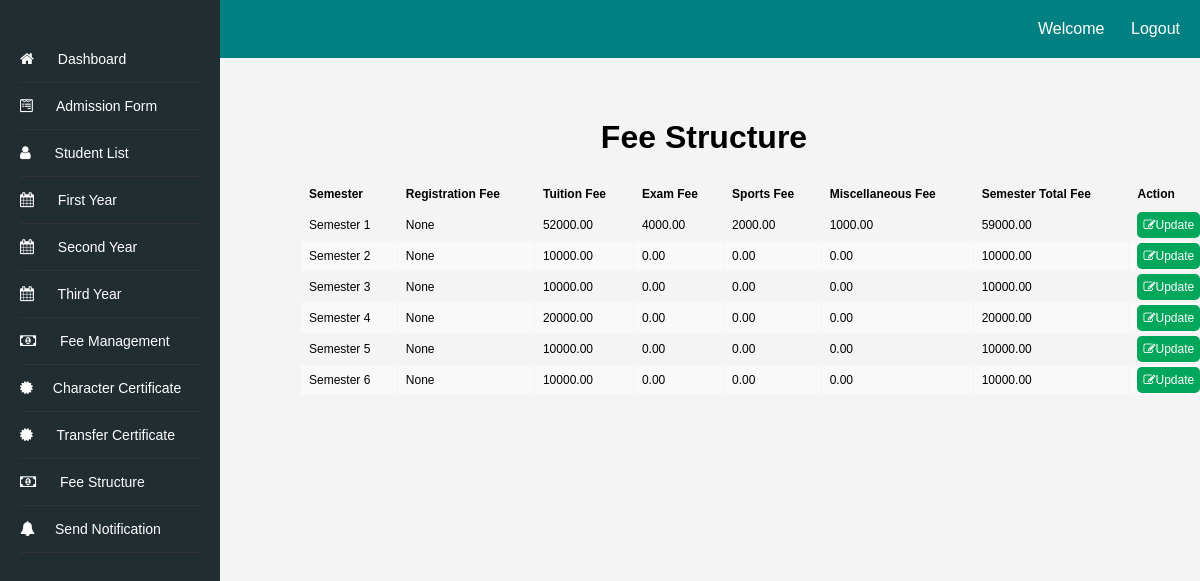
Before: /fee-structure/ with the older database file.
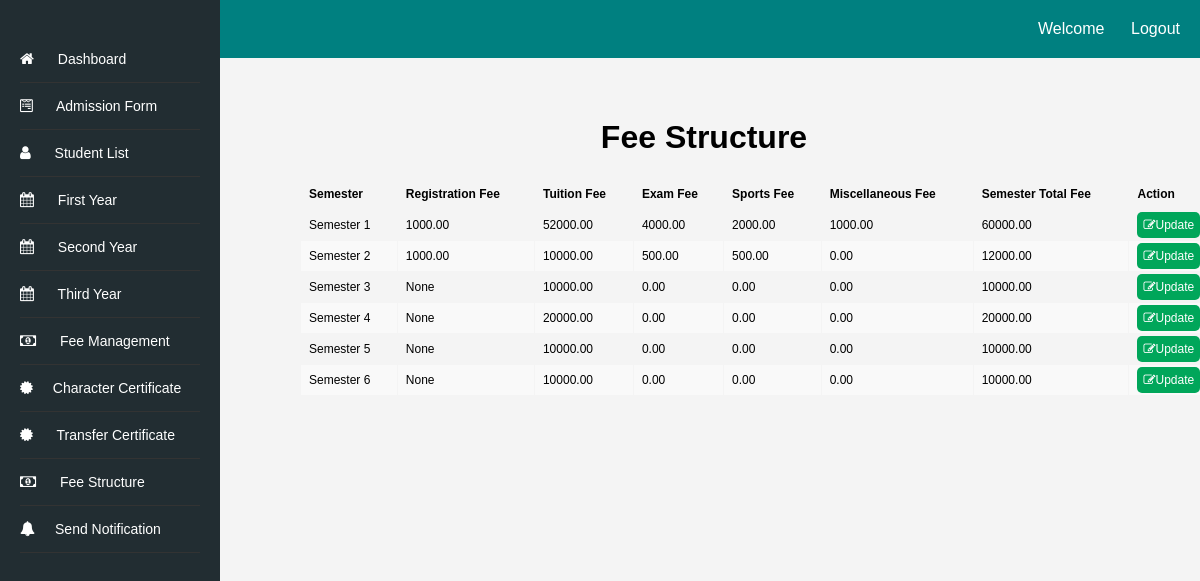
After: the same page with the newer database file.
### fee_structure/models.py (models this page shows, shortened)
class Semester(models.Model):
    semester_number = models.PositiveIntegerField(unique=True)
    registration_fee = models.DecimalField(max_digits=10, decimal_places=2, blank=True, null=True)
    tuition_fee = models.DecimalField(max_digits=10, decimal_places=2)
    exam_fee = models.DecimalField(max_digits=10, decimal_places=2)
    sport_fee = models.DecimalField(max_digits=10, decimal_places=2)
    miscellaneous_fee = models.DecimalField(max_digits=10, decimal_places=2)
    semester_total =  models.DecimalField(max_digits=10, decimal_places=2)

### fee_structure/views.py (the view)
# urls.py: path('', include('fee_structure.urls')),
def fee_structure(request):
    semesters = Semester.objects.all()
    context = {'semesters': semesters}
    return render(request, 'fee_structure/fee_structure.html', context)

### fee_structure/templates/fee_structure/fee_structure.html (shortened to what this page needs)
<!DOCTYPE html>
<html>
    <head>
        <link rel="stylesheet" href="https://cdnjs.cloudflare.com/ajax/libs/font-awesome/4.7.0/css/font-awesome.min.css">
        <link rel="stylesheet" type="text/css" href="/static/styles.css">
    </head>
<body>
    <header>
        Welcome {{ user.username }} &nbsp;&nbsp;&nbsp;&nbsp;&nbsp;
        <a href="{% url 'logout' %}?next=/loginapp/logout/">Logout</a>
    </header>
    <div class="container">
        <div class="sidebar">
            <ul class="dashboard_list">
                <li><a href="/dashboard"><i class="fa fa-home" aria-hidden="true"></i> Dashboard</a></li>
                <li><a href="{% url 'admission_form' %}"><i class="fa fa-wpforms" aria-hidden="true"></i> Admission Form</a></li>
                <li><a href="{% url 'student_list' %}"><i class="fa fa-user"></i> Student List</a></li>
                <li><a href="{% url 'first_year' %}"><i class="fa fa-calendar" aria-hidden="true"></i> First Year</a></li>
                <li><a href="{% url 'second_year' %}"><i class="fa fa-calendar" aria-hidden="true"></i> Second Year</a></li>
                <li><a href="{% url 'third_year' %}"><i class="fa fa-calendar" aria-hidden="true"></i> Third Year</a></li>
                <li><a href="{% url 'fee_detail' %}"><i class="fa fa-money" aria-hidden="true"></i> Fee Management</a></li>
                <li><a href="{% url 'student_list_details' %}"><i class="fa fa-certificate" aria-hidden="true"></i>Character Certificate</a></li>
                <li><a href="{% url 'student_list_details_transfer' %}"><i class="fa fa-certificate" aria-hidden="true"></i> Transfer Certificate</a></li>
                <li><a href="{% url 'fee_structure' %}"><i class="fa fa-money" aria-hidden="true"></i> Fee Structure</a></li>
                <li><a href="{% url 'send_messages' %}"><i class="fa fa-bell" aria-hidden="true"></i>Send Notification</a></li>
            </ul>
        </div>
        <div class="content">
            <h1>Fee Structure</h1>
            <table class="fee-structure">
              <thead>
                <tr>
                  <th>Semester</th>
                  <th>Registration Fee</th>
                  <th>Tuition Fee</th>
                  <th>Exam Fee</th>
                  <th>Sports Fee</th>
                  <th>Miscellaneous Fee</th>
                  <th>Semester Total Fee </th>
                  <th>Action</th>
                </tr>
              </thead>
            <tbody>
              {% for semester in semesters %}
                <tr>
                  <td>Semester {{ semester.semester_number }}</td>
                  <td>{{ semester.registration_fee }}</td>
                  <td>{{ semester.tuition_fee }}</td>
                  <td>{{ semester.exam_fee }}</td>
                  <td>{{ semester.sport_fee }}</td>
                  <td>{{ semester.miscellaneous_fee }}</td>
                  <td>{{ semester.semester_total }}</td>
                  <td><a href="{% url 'update_semester_fee' semester.semester_number %}" class="update_btn"><i class="fa fa-edit"></i>Update</a></td>
                </tr>
              {% endfor %}
            </tbody>
    </table>
        </div>
    </div>
</body>
</html>

Changed rows visible on the page:
changed Semester (number 1 of 6 on the later page): registration_fee "None" → "1000.00"; semester_total "59000.00" → "60000.00"
changed Semester (number 2 of 6 on the later page): registration_fee "None" → "1000.00"; exam_fee "0.00" → "500.00"; sport_fee "0.00" → "500.00"; semester_total "10000.00" → "12000.00"
